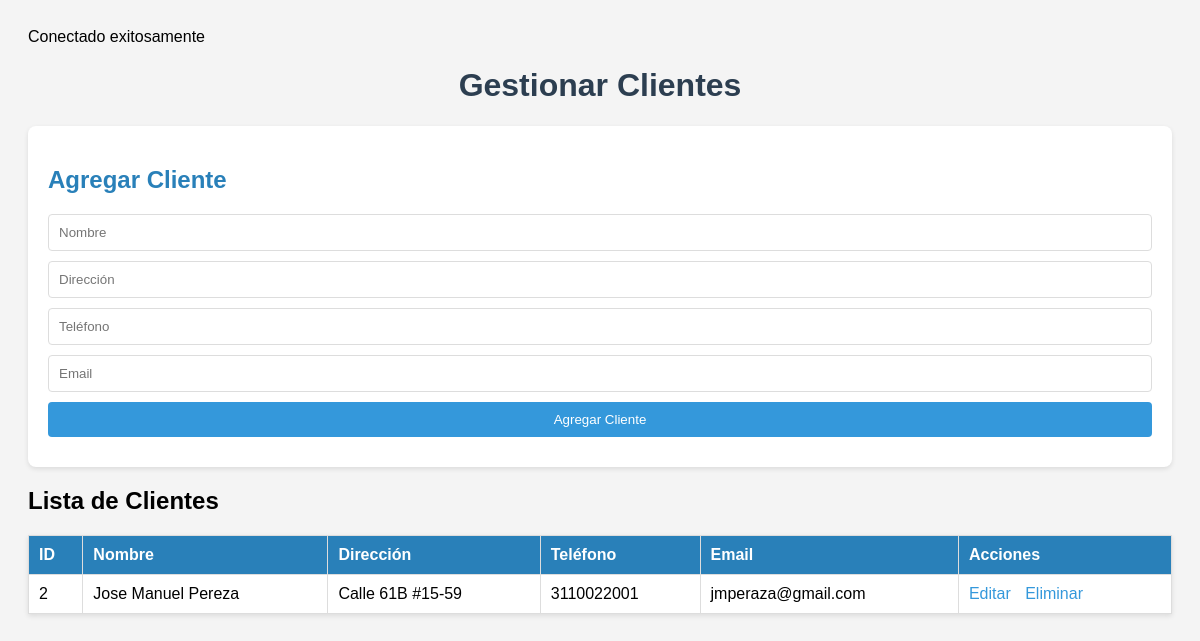
The page /clientes.php on the database its author committed.
### tables this page shows
CREATE TABLE `clientes` (
  `id` int(11) NOT NULL,
  `nombre` varchar(100) DEFAULT NULL,
  `direccion` varchar(255) DEFAULT NULL,
  `telefono` varchar(20) DEFAULT NULL,
  `email` varchar(100) DEFAULT NULL,
  `fecha_registro` timestamp NOT NULL DEFAULT current_timestamp()
);

### clientes.php (the view, shortened to what this page needs)
<?php
include 'db.php';
$result = $conn->query("SELECT * FROM clientes");
?>
<!DOCTYPE html>
<html lang="es">
<head>
    <link rel="stylesheet" type="text/css" href="https://cdn.datatables.net/1.11.5/css/jquery.dataTables.css">
</head>
<body>
    <h1>Gestionar Clientes</h1>
    <?php if (!isset($_GET['edit'])): ?>
    <form method="POST" action="">
        <h2>Agregar Cliente</h2>
        <input type="text" name="nombre" placeholder="Nombre" required>
        <input type="text" name="direccion" placeholder="Dirección" required>
        <input type="text" name="telefono" placeholder="Teléfono" required>
        <input type="email" name="email" placeholder="Email" required>
        <button type="submit" name="add_cliente">Agregar Cliente</button>
    </form>
    <?php endif; ?>
    <h2>Lista de Clientes</h2>
    <table id="clientesTable" class="display">
        <thead>
            <tr>
                <th>ID</th>
                <th>Nombre</th>
                <th>Dirección</th>
                <th>Teléfono</th>
                <th>Email</th>
                <th>Acciones</th>
            </tr>
        </thead>
        <tbody>
            <?php while($row = $result->fetch_assoc()): ?>
            <tr>
                <td><?php echo $row['id']; ?></td>
                <td><?php echo $row['nombre']; ?></td>
                <td><?php echo $row['direccion']; ?></td>
                <td><?php echo $row['telefono']; ?></td>
                <td><?php echo $row['email']; ?></td>
                <td>
                    <a href="?edit=<?php echo $row['id']; ?>">Editar</a>
                    <a href="?delete=<?php echo $row['id']; ?>" onclick="return confirm('¿Estás seguro de que quieres eliminar este cliente?');">Eliminar</a>
                </td>
            </tr>
            <?php endwhile; ?>
        </tbody>
    </table>
</body>
</html>

### clientes.php (style rules this page uses)
body { font-family: Arial, sans-serif; background-color: #f4f4f4; padding: 20px; }
h1 { color: #2c3e50; text-align: center; }
form { margin-bottom: 20px; background-color: #fff; padding: 20px; border-radius: 8px; box-shadow: 0 2px 5px rgba(0,0,0,0.1); }
form h2 { margin-bottom: 20px; color: #2980b9; }
input, select, button { display: block; width: 100%; padding: 10px; margin-bottom: 10px; border-radius: 4px; border: 1px solid #ddd; }
button { background-color: #3498db; color: white; border: none; cursor: pointer; }
table { width: 100%; border-collapse: collapse; background-color: #fff; box-shadow: 0 2px 5px rgba(0,0,0,0.1); }
th, td { padding: 10px; border: 1px solid #ddd; text-align: left; }
th { background-color: #2980b9; color: white; }
a { color: #3498db; text-decoration: none; margin-right: 10px; }

### rows shown on the page
clientes: id "2", nombre "Jose Manuel Pereza", direccion "Calle 61B #15-59", telefono "3110022001", email "jmperaza@gmail.com"
